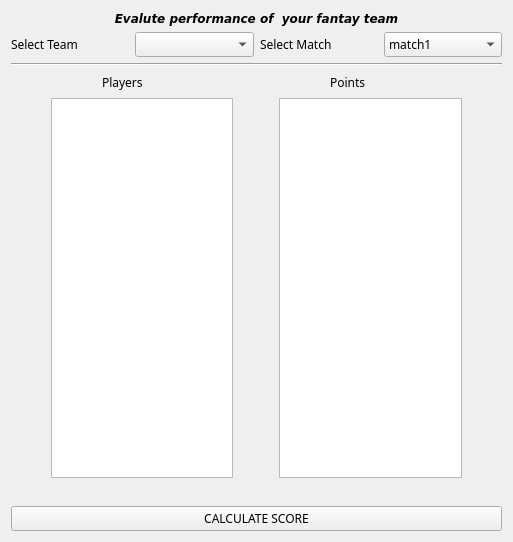
<?xml version="1.0" encoding="UTF-8"?>
<ui version="4.0">
 <class>EvaluateTeam</class>
 <widget class="QWidget" name="EvaluateTeam">
  <property name="geometry">
   <rect>
    <x>0</x>
    <y>0</y>
    <width>509</width>
    <height>542</height>
   </rect>
  </property>
  <property name="windowTitle">
   <string>Form</string>
  </property>
  <layout class="QVBoxLayout" name="verticalLayout">
   <item>
    <widget class="QLabel" name="label">
     <property name="font">
      <font>
       <family>Verdana</family>
       <pointsize>9</pointsize>
       <weight>75</weight>
       <italic>true</italic>
       <bold>true</bold>
      </font>
     </property>
     <property name="text">
      <string>Evalute performance of  your fantay team</string>
     </property>
     <property name="alignment">
      <set>Qt::AlignCenter</set>
     </property>
    </widget>
   </item>
   <item>
    <layout class="QHBoxLayout" name="horizontalLayout">
     <item>
      <widget class="QLabel" name="label_4">
       <property name="font">
        <font>
         <family>Arial Rounded MT Bold</family>
        </font>
       </property>
       <property name="text">
        <string>Select Team</string>
       </property>
      </widget>
     </item>
     <item>
      <widget class="QComboBox" name="Box1">
       <property name="font">
        <font>
         <family>Arial Rounded MT Bold</family>
        </font>
       </property>
      </widget>
     </item>
     <item>
      <spacer name="horizontalSpacer">
       <property name="orientation">
        <enum>Qt::Horizontal</enum>
       </property>
       <property name="sizeType">
        <enum>QSizePolicy::Minimum</enum>
       </property>
       <property name="sizeHint" stdset="0">
        <size>
         <width>0</width>
         <height>0</height>
        </size>
       </property>
      </spacer>
     </item>
     <item>
      <widget class="QLabel" name="label_5">
       <property name="font">
        <font>
         <family>Arial Rounded MT Bold</family>
        </font>
       </property>
       <property name="text">
        <string>Select Match</string>
       </property>
      </widget>
     </item>
     <item>
      <widget class="QComboBox" name="Box2">
       <property name="font">
        <font>
         <family>Arial Rounded MT Bold</family>
        </font>
       </property>
       <item>
        <property name="text">
         <string>match1</string>
        </property>
       </item>
      </widget>
     </item>
    </layout>
   </item>
   <item>
    <widget class="Line" name="line">
     <property name="minimumSize">
      <size>
       <width>491</width>
       <height>0</height>
      </size>
     </property>
     <property name="maximumSize">
      <size>
       <width>491</width>
       <height>31</height>
      </size>
     </property>
     <property name="orientation">
      <enum>Qt::Horizontal</enum>
     </property>
    </widget>
   </item>
   <item>
    <layout class="QHBoxLayout" name="horizontalLayout_2">
     <item>
      <spacer name="horizontalSpacer_13">
       <property name="orientation">
        <enum>Qt::Horizontal</enum>
       </property>
       <property name="sizeHint" stdset="0">
        <size>
         <width>40</width>
         <height>20</height>
        </size>
       </property>
      </spacer>
     </item>
     <item>
      <spacer name="horizontalSpacer_6">
       <property name="orientation">
        <enum>Qt::Horizontal</enum>
       </property>
       <property name="sizeHint" stdset="0">
        <size>
         <width>40</width>
         <height>20</height>
        </size>
       </property>
      </spacer>
     </item>
     <item>
      <widget class="QLabel" name="label_2">
       <property name="font">
        <font>
         <family>Arial Rounded MT Bold</family>
        </font>
       </property>
       <property name="text">
        <string>Players</string>
       </property>
      </widget>
     </item>
     <item>
      <spacer name="horizontalSpacer_11">
       <property name="orientation">
        <enum>Qt::Horizontal</enum>
       </property>
       <property name="sizeHint" stdset="0">
        <size>
         <width>40</width>
         <height>20</height>
        </size>
       </property>
      </spacer>
     </item>
     <item>
      <spacer name="horizontalSpacer_4">
       <property name="orientation">
        <enum>Qt::Horizontal</enum>
       </property>
       <property name="sizeHint" stdset="0">
        <size>
         <width>40</width>
         <height>20</height>
        </size>
       </property>
      </spacer>
     </item>
     <item>
      <spacer name="horizontalSpacer_17">
       <property name="orientation">
        <enum>Qt::Horizontal</enum>
       </property>
       <property name="sizeHint" stdset="0">
        <size>
         <width>40</width>
         <height>20</height>
        </size>
       </property>
      </spacer>
     </item>
     <item>
      <spacer name="horizontalSpacer_15">
       <property name="orientation">
        <enum>Qt::Horizontal</enum>
       </property>
       <property name="sizeHint" stdset="0">
        <size>
         <width>40</width>
         <height>20</height>
        </size>
       </property>
      </spacer>
     </item>
     <item>
      <widget class="QLabel" name="label_3">
       <property name="font">
        <font>
         <family>Arial Rounded MT Bold</family>
        </font>
       </property>
       <property name="text">
        <string>Points</string>
       </property>
      </widget>
     </item>
     <item>
      <spacer name="horizontalSpacer_2">
       <property name="orientation">
        <enum>Qt::Horizontal</enum>
       </property>
       <property name="sizeHint" stdset="0">
        <size>
         <width>40</width>
         <height>20</height>
        </size>
       </property>
      </spacer>
     </item>
     <item>
      <spacer name="horizontalSpacer_16">
       <property name="orientation">
        <enum>Qt::Horizontal</enum>
       </property>
       <property name="sizeHint" stdset="0">
        <size>
         <width>40</width>
         <height>20</height>
        </size>
       </property>
      </spacer>
     </item>
     <item>
      <spacer name="horizontalSpacer_10">
       <property name="orientation">
        <enum>Qt::Horizontal</enum>
       </property>
       <property name="sizeHint" stdset="0">
        <size>
         <width>40</width>
         <height>20</height>
        </size>
       </property>
      </spacer>
     </item>
    </layout>
   </item>
   <item>
    <layout class="QHBoxLayout" name="horizontalLayout_3">
     <item>
      <spacer name="horizontalSpacer_8">
       <property name="orientation">
        <enum>Qt::Horizontal</enum>
       </property>
       <property name="sizeType">
        <enum>QSizePolicy::MinimumExpanding</enum>
       </property>
       <property name="sizeHint" stdset="0">
        <size>
         <width>40</width>
         <height>20</height>
        </size>
       </property>
      </spacer>
     </item>
     <item>
      <widget class="QListWidget" name="list1"/>
     </item>
     <item>
      <spacer name="horizontalSpacer_5">
       <property name="orientation">
        <enum>Qt::Horizontal</enum>
       </property>
       <property name="sizeHint" stdset="0">
        <size>
         <width>40</width>
         <height>20</height>
        </size>
       </property>
      </spacer>
     </item>
     <item>
      <spacer name="horizontalSpacer_9">
       <property name="orientation">
        <enum>Qt::Horizontal</enum>
       </property>
       <property name="sizeType">
        <enum>QSizePolicy::MinimumExpanding</enum>
       </property>
       <property name="sizeHint" stdset="0">
        <size>
         <width>40</width>
         <height>20</height>
        </size>
       </property>
      </spacer>
     </item>
     <item>
      <widget class="QListWidget" name="list2"/>
     </item>
     <item>
      <spacer name="horizontalSpacer_7">
       <property name="orientation">
        <enum>Qt::Horizontal</enum>
       </property>
       <property name="sizeType">
        <enum>QSizePolicy::MinimumExpanding</enum>
       </property>
       <property name="sizeHint" stdset="0">
        <size>
         <width>40</width>
         <height>20</height>
        </size>
       </property>
      </spacer>
     </item>
    </layout>
   </item>
   <item>
    <widget class="QLabel" name="label_6">
     <property name="font">
      <font>
       <family>Arial Rounded MT Bold</family>
       <pointsize>9</pointsize>
      </font>
     </property>
     <property name="text">
      <string/>
     </property>
     <property name="alignment">
      <set>Qt::AlignCenter</set>
     </property>
    </widget>
   </item>
   <item>
    <widget class="QPushButton" name="btn1">
     <property name="font">
      <font>
       <family>Arial Rounded MT Bold</family>
       <pointsize>9</pointsize>
      </font>
     </property>
     <property name="text">
      <string>CALCULATE SCORE</string>
     </property>
    </widget>
   </item>
  </layout>
 </widget>
 <resources/>
 <connections/>
</ui>
